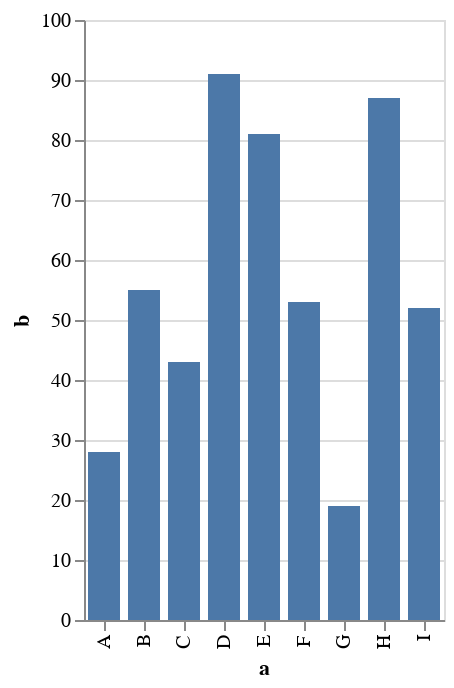

Write a Vega-Lite specification for this figure.
### Vega-Lite specification from a JSON file in a GitHub repository (floating-point values rounded to 4 significant figures)
{"$schema": "https://vega.github.io/schema/vega-lite/v4.json", "description": "A bar chart with highlighting on hover and selecting on click. (Inspired by Tableau's interaction style.)", "data": {"values": [{"a": "A", "b": 28}, {"a": "B", "b": 55}, {"a": "C", "b": 43}, {"a": "D", "b": 91}, {"a": "E", "b": 81}, {"a": "F", "b": 53}, {"a": "G", "b": 19}, {"a": "H", "b": 87}, {"a": "I", "b": 52}]}, "selection": {"highlight": {"type": "single", "empty": "none", "on": "mouseover"}, "select": {"type": "multi"}}, "mark": {"type": "bar", "fill": "#4C78A8", "stroke": "black", "cursor": "pointer"}, "encoding": {"x": {"field": "a", "type": "ordinal"}, "y": {"field": "b", "type": "quantitative"}, "fillOpacity": {"condition": {"selection": "select", "value": 1}, "value": 0.3}, "strokeWidth": {"condition": [{"test": {"and": [{"selection": "select"}, "length(data(\"select_store\"))"]}, "value": 2}, {"selection": "highlight", "value": 1}], "value": 0}}, "config": {"scale": {"bandPaddingInner": 0.2}}}
